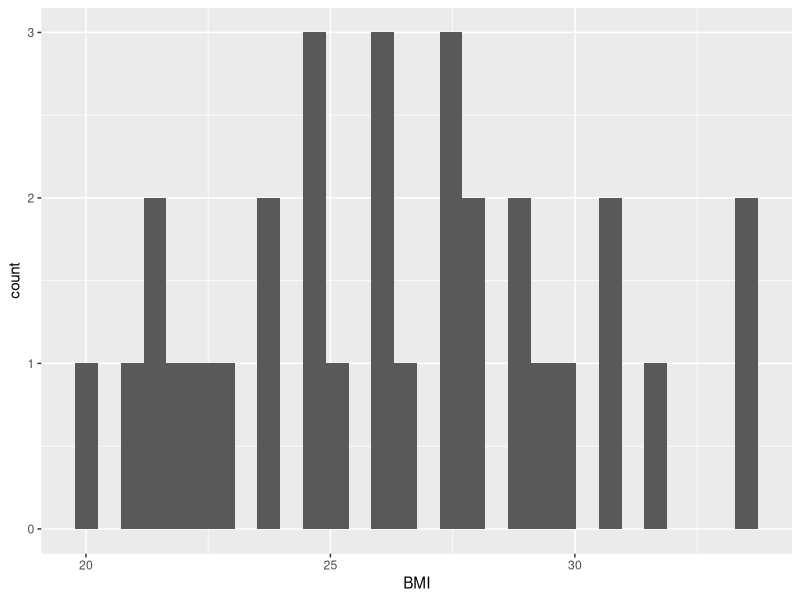
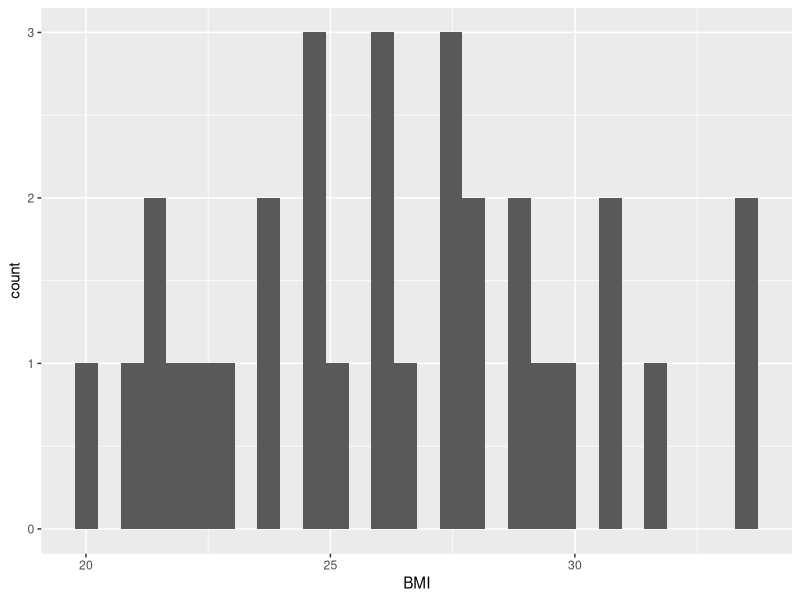
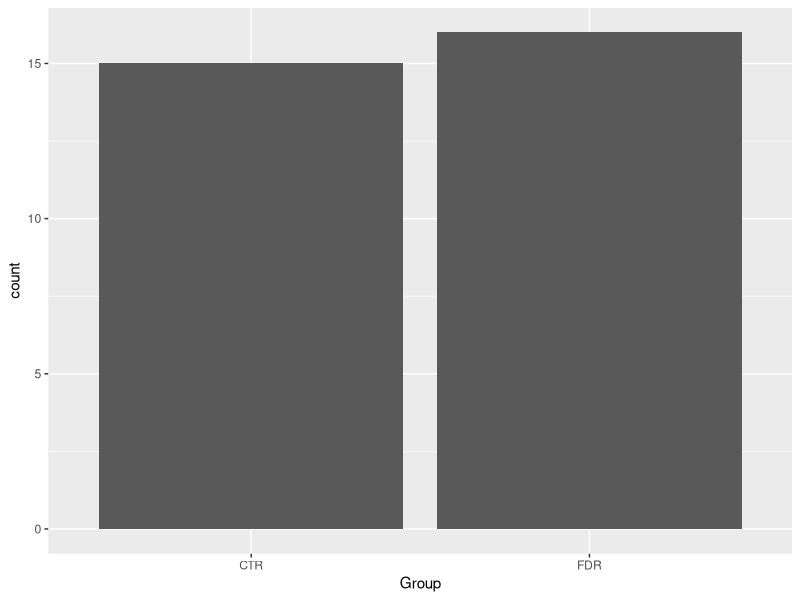
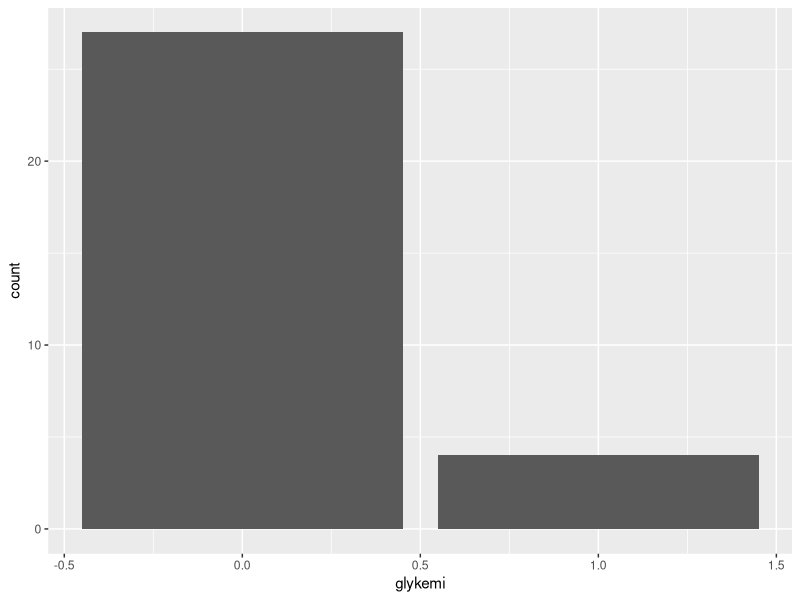
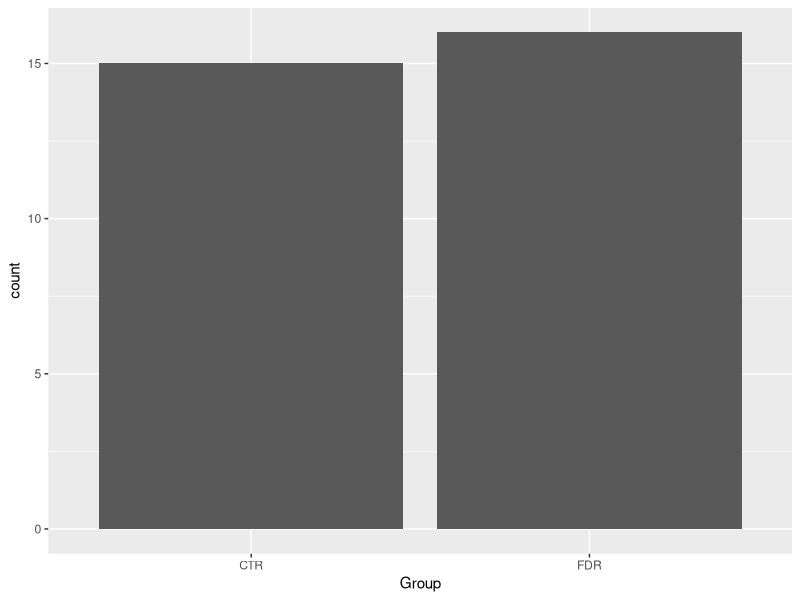
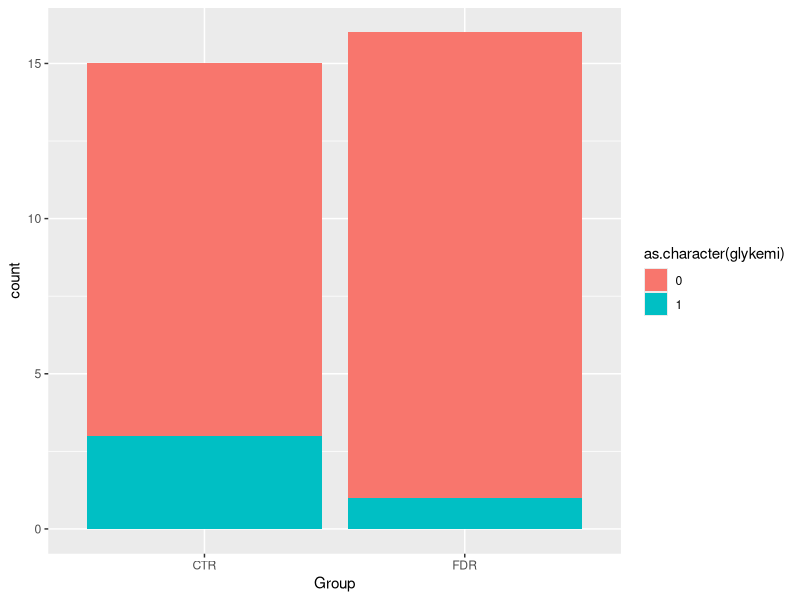
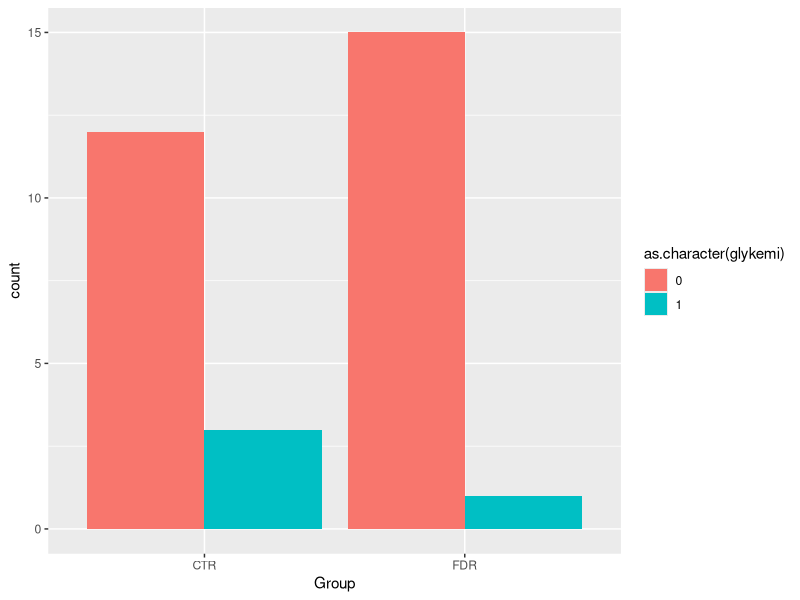
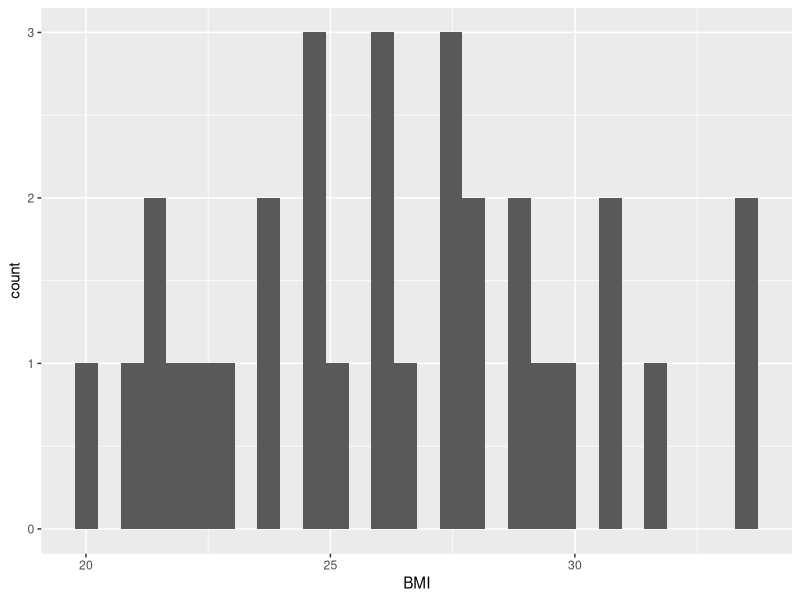

The R script that drew these images, in order:
## ---- chunk 1
1 + 1
## ---- chunk 2
#| message: false
#| warning: false
library(tidyverse)
post_meal_data <- read_csv2(
  here::here("data/post-meal-insulin.csv")
)

small_post_meal_data <- select(post_meal_data, id, Age, BMI, Group, auc_pg, auc_ins, glykemi)

tidier_post_meal_data <- small_post_meal_data |>
  rename(
    auc_glucose = auc_pg,
    auc_insulin = auc_ins
  ) |>
  filter(glykemi == 0) |>
  select(-glykemi)

tidied_post_meal_data <- tidier_post_meal_data |>
  mutate(
    insulin_glucose_ratio = auc_insulin / auc_glucose,
    Group = if_else(Group == "CTR", "Control", "First-degree relative")
  )
## ---- chunk 3
post_meal_data
## ---- chunk 4
glimpse(post_meal_data)
## ---- chunk 5
3 * 3
## ---- chunk 6
ggplot(post_meal_data, aes(x = BMI)) +
  geom_histogram()
## ---- chunk 7
#| fig-cap: "Distribution of BMI"
#| label: fig-bmi-histo
ggplot(post_meal_data, aes(x = BMI)) +
  geom_histogram()
## ---- chunk 8
#| fig-cap: "Distribution of Group"
#| label: fig-Group-bar
ggplot(post_meal_data, aes(x = Group)) +
  geom_bar()
## ---- chunk 9
#| fig-cap: "Distribution of Glykemi"
#| label: fig-glykemi-bar
ggplot(post_meal_data, aes(x = glykemi)) +
  geom_bar()
## ---- chunk 10
post_meal_data |>
  ggplot(aes(x = Group, fill = glykemi)) +
  geom_bar()
## ---- chunk 11
post_meal_data |>
  ggplot(aes(x = Group, fill = as.character(glykemi))) +
  geom_bar()
## ---- chunk 12
post_meal_data |>
  ggplot(aes(x = Group, fill = as.character(glykemi))) +
  geom_bar(position = position_dodge())
## ---- chunk 13
ggplot(post_meal_data, aes(x = BMI)) +
  geom_histogram()
## ---- chunk 14
ggplot(post_meal_data, aes(x = glykemi)) +
  geom_bar()
## ---- chunk 15
#| label: fig-bmi-glykemi
#| fig-cap: "BMI and glycemia, side by side"
#| fig-subcap:
#| - "Distribution of BMI"
#| - "Number of those with glycemia"
#| layout-ncol: 2

ggplot(post_meal_data, aes(x = BMI)) +
  geom_histogram()
ggplot(post_meal_data, aes(x = glykemi)) +
  geom_bar()
## ---- chunk 16
ggplot(post_meal_data, aes(x = BMI, y = auc_pg)) +
  geom_point()
## ---- chunk 17
#| fig-cap: "Scatterplot showing BMI against AUC of plasma glucose"
#| label: fig-bmi-auc-pg
ggplot(post_meal_data, aes(x = BMI, y = auc_pg)) +
  geom_point() +
  geom_smooth()
## ---- chunk 18
select(post_meal_data, Age)

select(post_meal_data, Age, BMI, Weight)

select(post_meal_data, -Group)

select(post_meal_data, starts_with("PG"))
select(post_meal_data, ends_with("DXA"))
select(post_meal_data, contains("0"))
## ---- chunk 19
small_post_meal_data |>
  rename(auc_glucose = auc_pg)

small_post_meal_data |>
  rename(
    auc_glucose = auc_pg,
    auc_insulin = auc_ins
  )
## ---- chunk 20
# Task 1.
select(post_meal_data, contains("OGTT"))

# Task 2.
select(post_meal_data, contains(".."), -contains("...")) |>
  rename(
    P.Glucose.minus5.OGTT = P.Glucose..5.OGTT,
    Insulin.minus5.OGTT = Insulin..5.OGTT.X
  )

# Task 3.
select(post_meal_data, id, BMI, Length, Weight, Age) |>
  rename(
    Height = Length
  )
## ---- chunk 21
small_post_meal_data |>
  filter(glykemi == 1)

small_post_meal_data |>
  filter(BMI >= 25)

small_post_meal_data |>
  filter(Group == "CTR")
## ---- chunk 22
small_post_meal_data |>
  filter(Group == "CTR", BMI >= 25)

small_post_meal_data |>
  filter(Group == "CTR" | BMI >= 25)
## ---- chunk 23
tidier_post_meal_data |>
  mutate(
    insulin_glucose_ratio =
      auc_insulin / auc_glucose,
    Group = if_else(Group == "CTR",
      "Control", "First-degree relative"
    )
  )
## ---- chunk 24
# Task 1.
post_meal_data |>
  filter(BMI >= 20 & BMI <= 40 & Group == "FDR")

# Task 2.
post_meal_data |>
  mutate(
    percent_body_fat = (Fat.mass.DXA / Weight) * 100
  ) |>
  filter(percent_body_fat > 30)
## ---- chunk 25
tidied_post_meal_data |>
  mutate(overweight = if_else(BMI >= 25,
    "Overweight", "Not overweight"
  )) |>
  ggplot(aes(x = overweight, y = insulin_glucose_ratio)) +
  geom_jitter()
## ---- chunk 26
tidied_post_meal_data |>
  filter(BMI < 30) |>
  ggplot(aes(x = Age, y = auc_insulin, colour = Group)) +
  geom_point()
## ---- chunk 27
tidied_post_meal_data |>
  filter(BMI < 30) |>
  mutate(young = if_else(Age < 40, "Young", "Old")) |>
  ggplot(aes(x = BMI, y = insulin_glucose_ratio, colour = Group)) +
  geom_point() +
  facet_grid(rows = vars(young)) +
  labs(
    x = "Body Mass Index",
    y = "Insulin to glucose ratio"
  )
